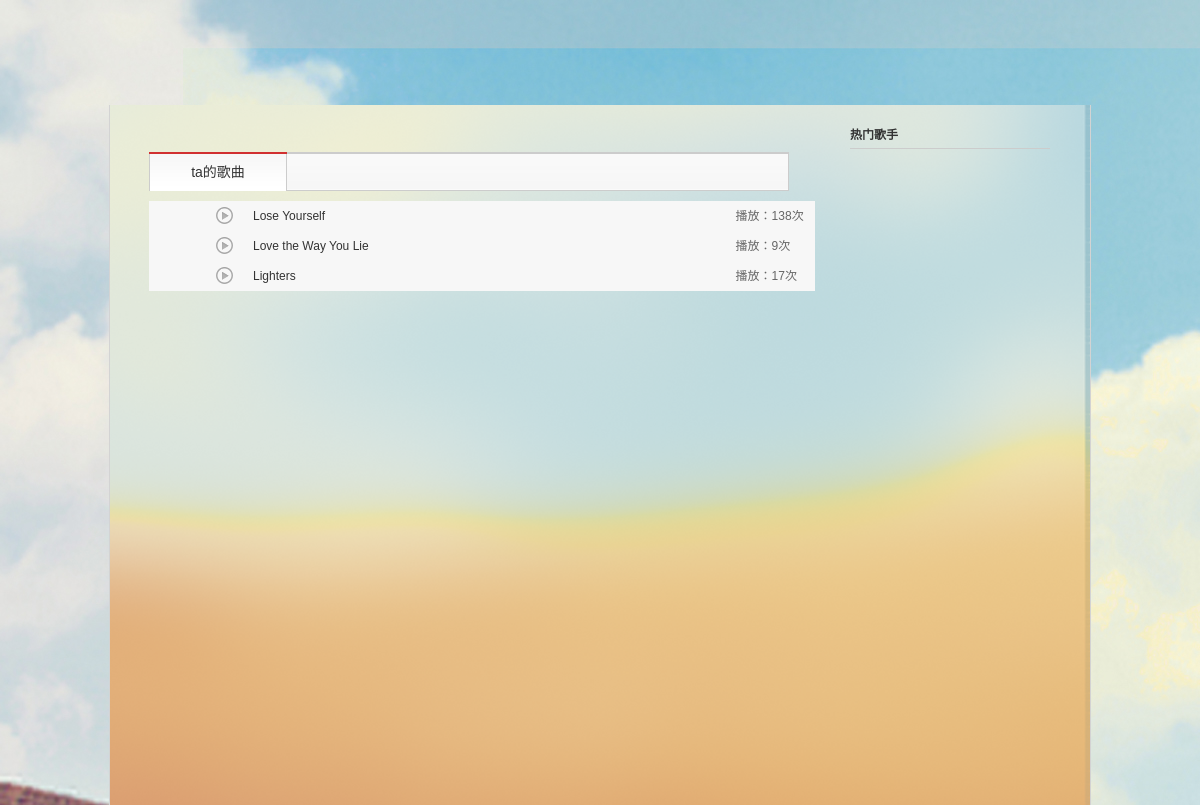
Screenshot of /artist?id=16 with the database file from the repository.
### app/models.py (models this page shows)
class Song(db.Model):
    __tablename__ = 'song'
    id = db.Column(db.Integer,primary_key=True)
    songName = db.Column(db.String(100)) # 歌曲的名字
    singer = db.Column(db.String(100))   # 歌手
    fileURL = db.Column(db.String(100))  # 歌曲的路径
    hits = db.Column(db.Integer,default=0) # 歌曲的点击量
    style = db.Column(db.Integer)         # 歌曲类型 0:全部  1:华语  2:欧美  3:日语  4:韩语  5:其他
    collects = db.relationship('Collect',backref='song')

### app/home/views.py (the view)
@home.route('/artist')
def artist():
    id=request.args.get('id',type=int)
    song=Song.query.join(Artist,Artist.artistName==Song.singer).filter(Artist.id==id).all()
    hot_artlist=Artist.query.filter_by(isHot=1).limit(6).all()
    return render_template('home/artist.html',song=song,hot_artlist=hot_artlist)

### app/templates/home/artist.html (shortened to what this page needs)
<!DOCTYPE html>
<html>
<head>
		<link href="{{ url_for('static',filename='css/pt_discover_index.css')}}" type="text/css" rel="stylesheet">
		<link href="{{ url_for('static',filename='css/pt_frame.css')}}" type="text/css" rel="stylesheet">
</head>
	<body id="auto-id-gJp5uEFFituBq3HI" style="background: url('../../static/image/bg.jpg') no-repeat" >
		<div data-module="discover" data-sub="other" id="g_top" class="m-top"></div>
		<div id="g_nav" class="m-subnav"></div>
		<div class="g-bd4 f-cb" style="background: url('../../static/image/bg-middle.png') repeat-y 100% 100%">
			<div class="g-mn4">
				<div class="g-mn4c">
					<div class="g-wrap6">
						<ul id="m_tabs" class="m-tabs f-cb">
							<li class="fst">
								<a href="#" class="z-slt"><em>ta的歌曲</em>
								</a>
							</li>
						</ul>
						<div  class="n-top50" style="margin-top:10px">
							<div class="f-cb">
								<div id="song-list-pre-cache" data-key="track_artist_top-10559"
									data-simple="0">
									<div >
										<div class="j-flag" id="auto-id-u3G16kJnDyPpW0Vd">
											<table class="m-table m-table-1 m-table-4">
												<tbody>
													{% for item in song %}
													<tr class="even">
														<td class="w1">
															<div class="hd">
																<span onclick='playA("{{item.songName|safe}}","{{item.id}}");' class="ply ">&nbsp;</span>
															</div>
														</td>
														<td class="">
															<div class="f-cb">
																<div class="tt">
																	<div class="ttc">
																		<span class="txt"><a href="#"><b>{{item.songName|safe}}</b></a> </span>
																	</div>
																</div>
															</div>
														</td>
														<td class="w2-1 s-fc3">
															<span class="u-dur ">播放：{{item.hits}}次</span>
														</td>
													</tr>
													{% endfor %}
												</tbody>
											</table>
										</div>
									</div>
								</div>
							</div>
						</div>
					</div>
				</div>
			</div>
			<div class="g-sd4">
				<div class="g-wrap7">
					<h3 class="u-hd3">
						<span class="f-fl">热门歌手</span>
					</h3>
				</div>
			</div>
		</div>
</body>
</html>

### app/static/css/pt_frame.css (style rules this page uses)
body { *zoom: 1; min-width: 982px; background: #f5f5f5; }
html { overflow: scroll; overflow-x: auto; }
.g-bd, .g-bd1, .g-bd2, .g-bd3, .g-bd4, .g-bd5, .g-bd6, .g-bd7 { width: 980px; min-height: 700px; _height: 700px; margin: 0 auto; background-color: #fff; border: 1px solid #d3d3d3; border-width: 0 1px; }
.g-sd4 { position: relative; float: right; width: 270px; zoom: 1; }
.g-mn4 { float: left; width: 100%; margin-right: -270px; }
.g-mn4c { margin-right: 271px; }
.g-wrap6 { padding: 47px 30px 40px 39px; }
.g-wrap7 { padding: 20px 40px 40px 30px; }

### rows the page displays
Song: songName "Lose Yourself", hits "138"
Song: songName "Love the Way You Lie", hits "9"
Song: songName "Lighters", hits "17"
